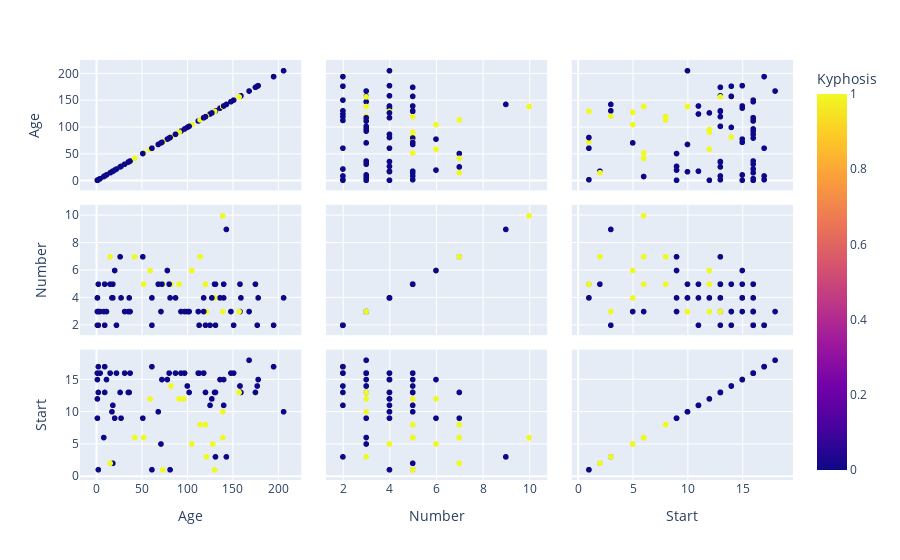

Notebook source saved alongside this figure:
### Markdown cell above
#### Visualizing Key Features in the dataset

### Code cell
# visualize the correlation between the features and the target with plotly
import plotly.express as px
fig = px.scatter_matrix(df, dimensions=['Age', 'Number', 'Start'], color='Kyphosis')
fig.show()

### Figure 1 — Plotly figure (JSON) as saved in the notebook; plotly's stock layout.template omitted (floating-point values rounded to 4 significant figures)
{"data": [{"dimensions": [{"axis": {"matches": true}, "label": "Age", "values": [71, 158, 128, 2, 1, 1, 61, 37, 113, 59, 82, 148, 18, 1, 168, 1, 78, 175, 80, 27, 22, 105, 96, 131, 15, 9, 8, 100, 4, 151, 31, 125, 130, 112, 140, 93, 1, 52, 20, 91, 73, 35, 143, 61, 97, 139, 136, 131, 121, 177, 68, 9, 139, 2, 140, 72, 2, 120, 51, 102, 130, 114, 81, 118, 118, 17, 195, 159, 18, 15, 158, 127, 87, 206, 11, 178, 157, 26, 120, 42, 36]}, {"axis": {"matches": true}, "label": "Number", "values": [3, 3, 4, 5, 4, 2, 2, 3, 2, 6, 5, 3, 5, 4, 3, 3, 6, 5, 5, 4, 2, 6, 3, 2, 7, 5, 3, 3, 3, 2, 3, 2, 5, 3, 5, 3, 3, 5, 6, 5, 5, 3, 9, 4, 3, 3, 4, 5, 3, 2, 5, 2, 10, 2, 4, 5, 3, 5, 7, 3, 4, 7, 4, 3, 4, 4, 2, 4, 4, 5, 5, 4, 4, 4, 3, 4, 3, 7, 2, 7, 4]}, {"axis": {"matches": true}, "label": "Start", "values": [5, 14, 5, 1, 15, 16, 17, 16, 16, 12, 14, 16, 2, 12, 18, 16, 15, 13, 16, 9, 16, 5, 12, 3, 2, 13, 6, 14, 16, 16, 16, 11, 13, 16, 11, 16, 9, 6, 9, 12, 1, 13, 3, 1, 16, 10, 15, 13, 3, 14, 10, 17, 6, 17, 15, 15, 13, 8, 9, 13, 1, 8, 1, 16, 16, 10, 17, 13, 11, 16, 14, 12, 16, 10, 15, 15, 13, 13, 13, 6, 13]}], "hovertemplate": "%{xaxis.title.text}=%{x}<br>%{yaxis.title.text}=%{y}<br>Kyphosis=%{marker.color}<extra></extra>", "legendgroup": "", "marker": {"color": [0, 0, 1, 0, 0, 0, 0, 0, 0, 1, 1, 0, 0, 0, 0, 0, 0, 0, 0, 0, 0, 1, 1, 0, 1, 0, 0, 0, 0, 0, 0, 0, 0, 0, 0, 0, 0, 1, 0, 1, 1, 0, 0, 0, 0, 1, 0, 0, 1, 0, 0, 0, 1, 0, 0, 0, 0, 1, 0, 0, 1, 1, 0, 0, 0, 0, 0, 0, 0, 0, 0, 0, 0, 0, 0, 0, 1, 0, 0, 1, 0], "coloraxis": "coloraxis", "symbol": "circle"}, "name": "", "showlegend": false, "type": "splom"}], "layout": {"coloraxis": {"colorbar": {"title": {"text": "Kyphosis"}}, "colorscale": [[0, "#0d0887"], [0.1111, "#46039f"], [0.2222, "#7201a8"], [0.3333, "#9c179e"], [0.4444, "#bd3786"], [0.5556, "#d8576b"], [0.6667, "#ed7953"], [0.7778, "#fb9f3a"], [0.8889, "#fdca26"], [1, "#f0f921"]]}, "dragmode": "select", "legend": {"tracegroupgap": 0}, "margin": {"t": 60}}}
